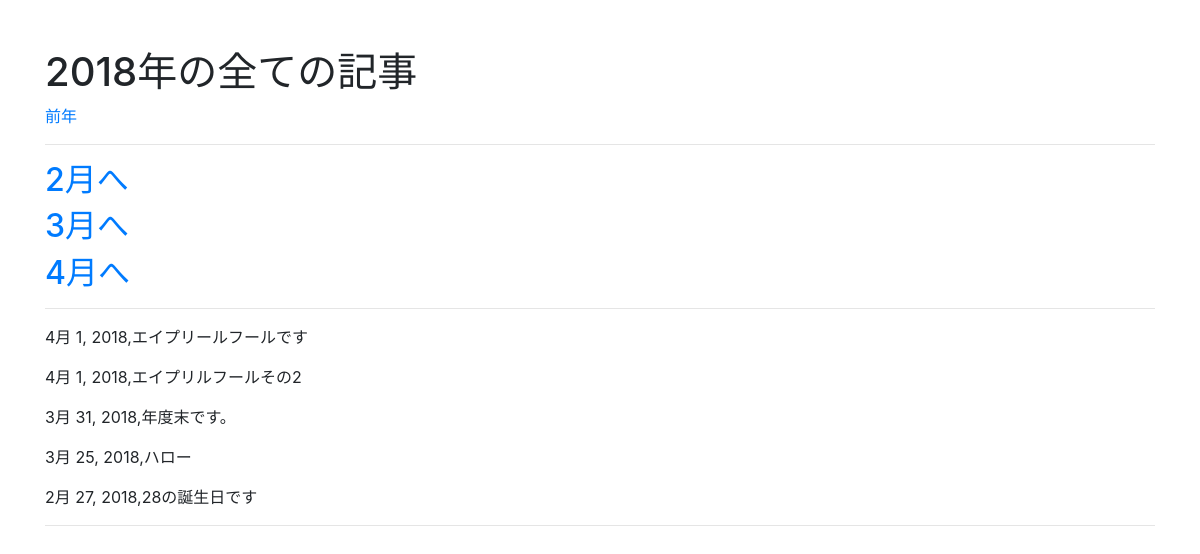
The app's page /2018/ with its own data.
### app/models.py (models this page shows)
class Post(models.Model):
    title = models.CharField('タイトル', max_length=200)
    pub_date = models.DateField('公開日', default=timezone.now)

### app/views.py (the view)
# urls.py: path('<int:year>/', views.PostYearArchive.as_view(), name='post_year_archive'),
class PostYearArchive(generic.YearArchiveView):
    model = Post
    date_field = 'pub_date'
    make_object_list = True

### app/templates/app/post_archive_year.html (shortened to what this page needs)
{% extends 'app/base.html' %}
{% block content %}
<h1>{{ year.year }}年の全ての記事</h1>
{% if previous_year %}
  <a href="{% url 'app:post_year_archive' previous_year.year %}">
    前年
  </a>
{% endif %}
<hr>
{% for dt in date_list %}
  <h2>
    <a href="{% url 'app:post_month_archive' dt.year dt.month %}">
      {{ dt.month}}月へ
    </a>
  </h2>
{% endfor %}
<hr>
{% for post in object_list %}
  <p>{{ post.pub_date }},{{ post.title }}</p>
{% endfor %}
<hr>
{% endblock %}

### records on screen
Post: pub_date "4月 1, 2018", title "エイプリールフールです"
Post: pub_date "4月 1, 2018", title "エイプリルフールその2"
Post: pub_date "3月 31, 2018", title "年度末です。"
Post: pub_date "3月 25, 2018", title "ハロー"
Post: pub_date "2月 27, 2018", title "28の誕生日です"

### other values on screen
{{ year.year }} "2018"
{{ dt.month }} "2" "3" "4"
